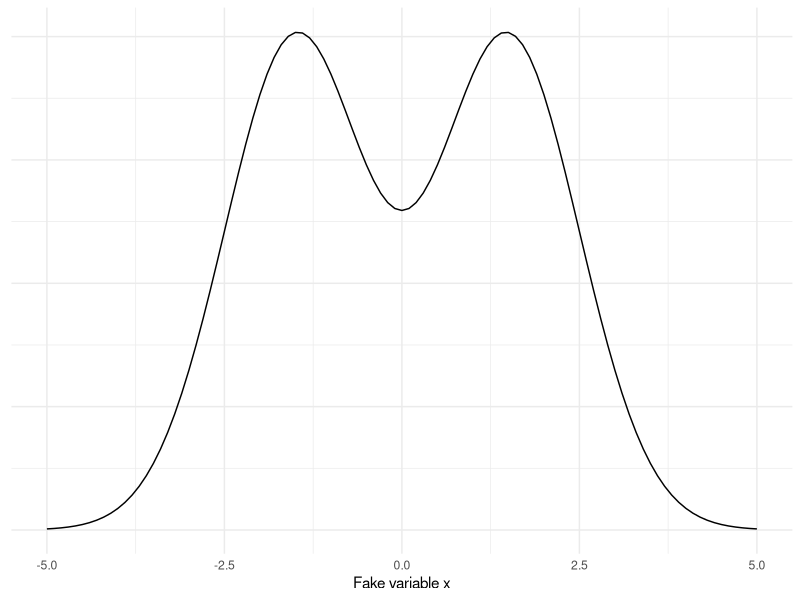
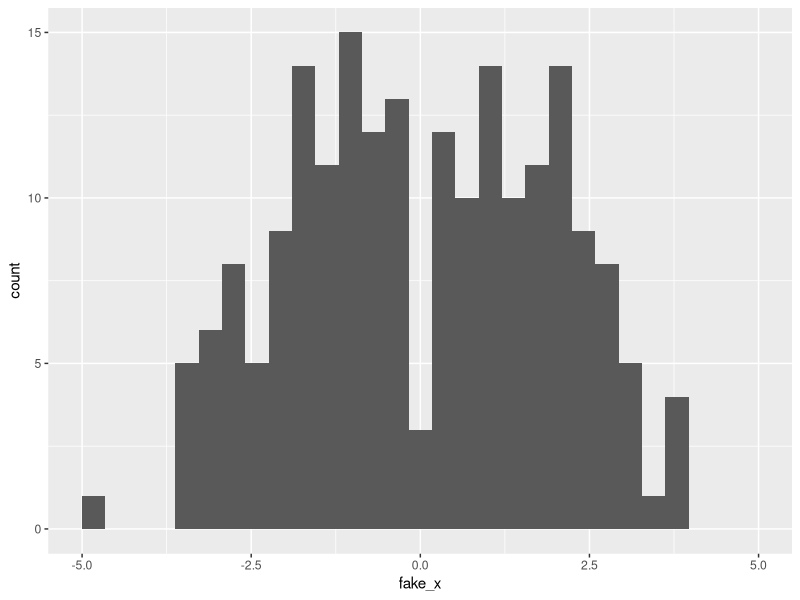
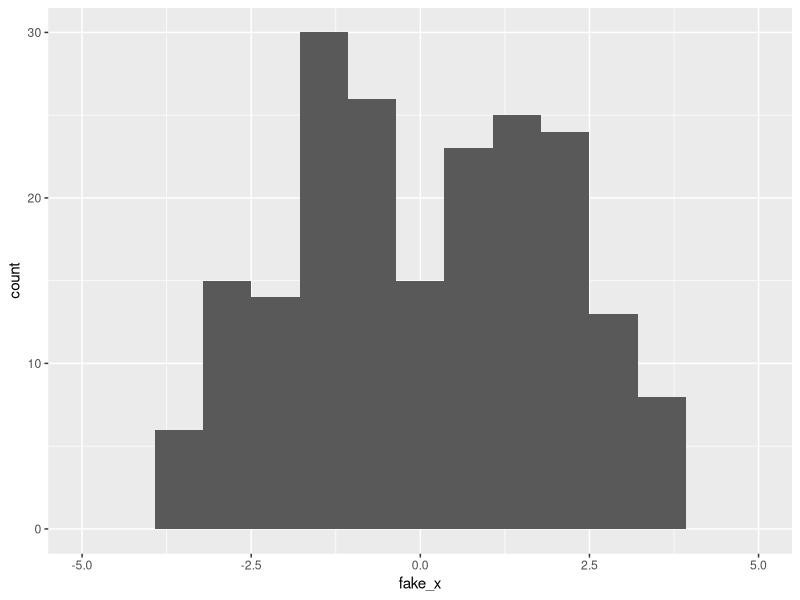
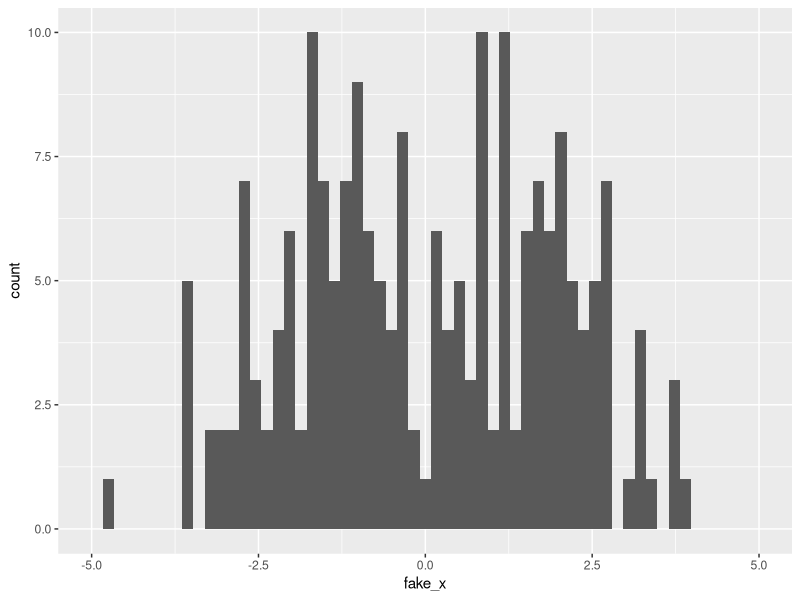
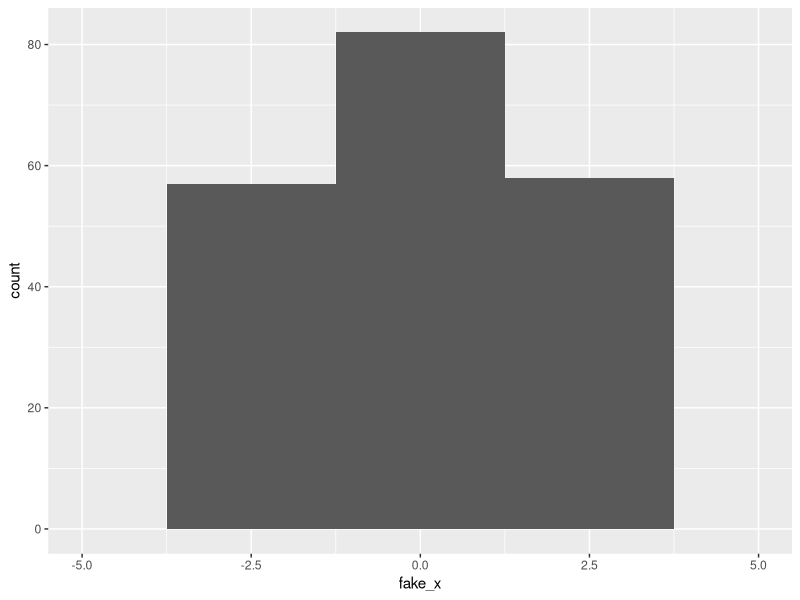
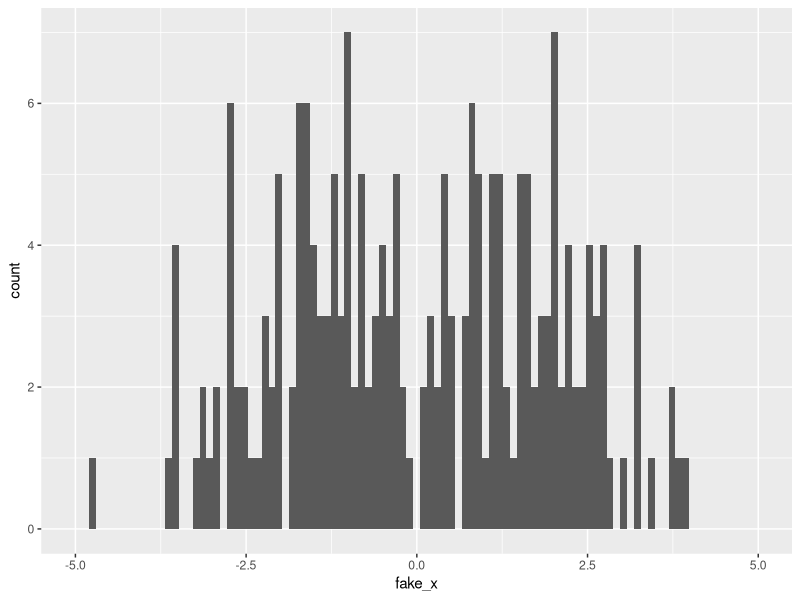
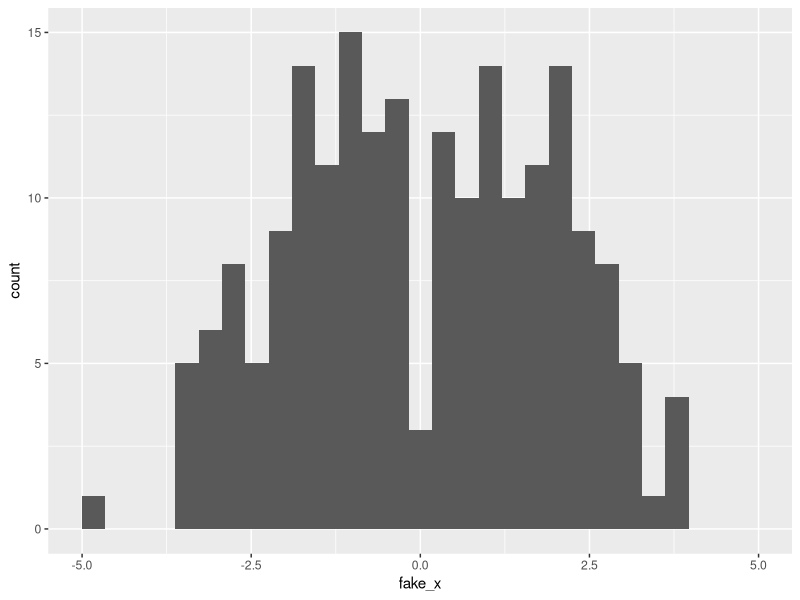
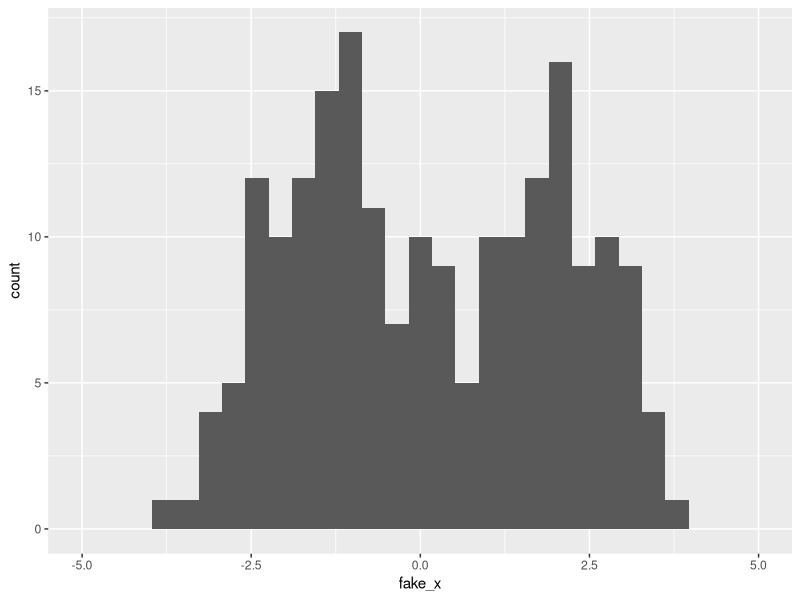

Source code (R) for these figures, in order:
## ---- chunk 1
#| include: false
knitr::opts_chunk$set(
  echo = TRUE,
  message = FALSE,
  warning = FALSE,
  fig.align = "center"
)

library(tidyverse)
library(palmerpenguins)
## ---- chunk 2
#| echo: false
tibble(x = c(-5, 5)) |>
  ggplot(aes(x)) +
  geom_function(fun = function(x) dnorm(x, mean = -1.5, sd = 1) + 
                  dnorm(x, mean = 1.5, sd = 1)) + 
  labs(x = "Fake variable x") +
  theme_minimal() +
  theme(axis.text.y = element_blank(),
        axis.title.y = element_blank())
## ---- chunk 3
set.seed(2024)
fake_data <- 
  tibble(fake_x = c(rnorm(100, -1.5), rnorm(100, 1.5))) |>
  mutate(component = c(rep("left", 100), rep("right", 100)))

fake_data |>
  ggplot(aes(x = fake_x)) +
  geom_histogram() +
  scale_x_continuous(limits = c(-5, 5))
## ---- chunk 4
#| code-line-numbers: "3"
fake_data |>
  ggplot(aes(x = fake_x)) +
  geom_histogram(bins = 15) +
  scale_x_continuous(limits = c(-5, 5))
## ---- chunk 5
#| code-line-numbers: "3"
fake_data |>
  ggplot(aes(x = fake_x)) +
  geom_histogram(bins = 60) +
  scale_x_continuous(limits = c(-5, 5))
## ---- chunk 6
#| code-line-numbers: "3"
fake_data |>
  ggplot(aes(x = fake_x)) +
  geom_histogram(bins = 5) +
  scale_x_continuous(limits = c(-5, 5))
## ---- chunk 7
#| code-line-numbers: "3"
fake_data |>
  ggplot(aes(x = fake_x)) +
  geom_histogram(bins = 100) +
  scale_x_continuous(limits = c(-5, 5))
## ---- chunk 8
set.seed(2024)
fake_data <- 
  tibble(fake_x = c(rnorm(100, -1.5), rnorm(100, 1.5))) |>
  mutate(component = c(rep("left", 100), rep("right", 100)))

fake_data |>
  ggplot(aes(x = fake_x)) +
  geom_histogram() +
  scale_x_continuous(limits = c(-5, 5))
## ---- chunk 9
set.seed(1979)
fake_data2 <- 
  tibble(fake_x = c(rnorm(100, -1.5), rnorm(100, 1.5))) |>
  mutate(component = c(rep("left", 100), rep("right", 100)))

fake_data2 |>
  ggplot(aes(x = fake_x)) +
  geom_histogram() +
  scale_x_continuous(limits = c(-5, 5))
## ---- chunk 10
#| echo: false
library(patchwork)
hist1 <- fake_data |>
  ggplot(aes(x = fake_x)) +
  geom_histogram(bins = 15) +
  scale_x_continuous(limits = c(-5, 5))
hist2 <- fake_data2 |>
  ggplot(aes(x = fake_x)) +
  geom_histogram(bins = 15) +
  scale_x_continuous(limits = c(-5, 5))
hist1 + hist2
## ---- chunk 11
#| echo: false
hist1 <- fake_data |>
  ggplot(aes(x = fake_x)) +
  geom_histogram(bins = 5) +
  scale_x_continuous(limits = c(-5, 5))
hist2 <- fake_data2 |>
  ggplot(aes(x = fake_x)) +
  geom_histogram(bins = 5) +
  scale_x_continuous(limits = c(-5, 5))
hist1 + hist2
## ---- chunk 12
#| echo: false
hist1 <- fake_data |>
  ggplot(aes(x = fake_x)) +
  geom_histogram(bins = 100) +
  scale_x_continuous(limits = c(-5, 5))
hist2 <- fake_data2 |>
  ggplot(aes(x = fake_x)) +
  geom_histogram(bins = 100) +
  scale_x_continuous(limits = c(-5, 5))
hist1 + hist2
## ---- chunk 13
#| code-line-numbers: "3"
penguins |>
  ggplot(aes(x = flipper_length_mm)) + 
  stat_ecdf() +
  theme_bw()
## ---- chunk 14
flipper_length_mean <- mean(penguins$flipper_length_mm, na.rm = TRUE)
flipper_length_sd <- sd(penguins$flipper_length_mm, na.rm = TRUE)
## ---- chunk 15
ks.test(x = penguins$flipper_length_mm, y = "pnorm",
        mean = flipper_length_mean, sd = flipper_length_sd)
## ---- chunk 16
#| label: kstest-plot
#| echo: false
# First create the ECDF function for the variable:
fl_ecdf <- ecdf(penguins$flipper_length_mm)
# Compute the absolute value of the differences between the ECDF for the values
# and the theoretical values with assumed Normal distribution:
abs_ecdf_diffs <- abs(fl_ecdf(penguins$flipper_length_mm) - pnorm(penguins$flipper_length_mm,
                                                                  mean = flipper_length_mean, sd = flipper_length_sd))
# Now find where the maximum difference is:
max_abs_ecdf_diff_i <- which.max(abs_ecdf_diffs)
# Get this flipper length value:
max_fl_diff_value <- penguins$flipper_length_mm[max_abs_ecdf_diff_i]
# Plot the ECDF with the theoretical Normal and KS test info:
penguins |>
  ggplot(aes(x = flipper_length_mm)) +
  stat_ecdf(color = "darkblue") +
  # Use stat_function to draw the Normal ECDF
  stat_function(fun = pnorm, args = list(mean = flipper_length_mean, sd = flipper_length_sd), color = "black", linetype = "dashed") +
  # Draw KS test line:
  geom_vline(xintercept = max_fl_diff_value, color = "red") +
  # Add text with the test results (x and y are manually entered locations)
  annotate(geom = "text", x = 215, y = .25, label = "KS test stat = 0.12428\np-value = 5.163e-05") + 
  labs(x = "Flipper length (mm)", y = "Fn(x)") + theme_bw()
## ---- chunk 17
#| code-line-numbers: "2-4"
penguins |>
  ggplot(aes(sample = flipper_length_mm)) +
  stat_qq() +
  stat_qq_line()
## ---- chunk 18
#| code-line-numbers: "3"
penguins |>
  ggplot(aes(x = flipper_length_mm)) + 
  geom_histogram(aes(fill = species))
## ---- chunk 19
#| code-line-numbers: "3-4"
penguins |>
  ggplot(aes(x = flipper_length_mm)) + 
  geom_histogram(aes(fill = species),
                 position = "identity", alpha = 0.3)
## ---- chunk 20
#| code-line-numbers: "3-4"
penguins |>
  ggplot(aes(x = flipper_length_mm)) + 
  geom_histogram(aes(y = after_stat(density), fill = species),
                 position = "identity", alpha = 0.3) 
## ---- chunk 21
#| code-line-numbers: "3"
penguins |>
  ggplot(aes(x = flipper_length_mm)) + 
  geom_density(aes(color = species))
## ---- chunk 22
#| code-line-numbers: "3"
penguins |>
  ggplot(aes(x = flipper_length_mm)) + 
  geom_density(aes(fill = species), alpha = .3)
## ---- chunk 23
#| echo: false
#| warning: false
#| message: false
library(patchwork)
pens_hist <- penguins |>
  ggplot(aes(x = flipper_length_mm)) +
  geom_histogram()
pens_ecdf <- penguins |>
  ggplot(aes(x = flipper_length_mm)) + 
  stat_ecdf() +
  theme_bw()
pens_hist + pens_ecdf
## ---- chunk 24
#| code-line-numbers: "3"
penguins |>
  ggplot(aes(x = flipper_length_mm)) + 
  geom_density() +
  theme_bw()
## ---- chunk 25
#| code-line-numbers: "3"
penguins |>
  ggplot(aes(x = flipper_length_mm)) + 
  geom_density(adjust = 0.5) +
  theme_bw()
## ---- chunk 26
#| code-line-numbers: "3"
penguins |>
  ggplot(aes(x = flipper_length_mm)) + 
  geom_density(adjust = 2) +
  theme_bw()
## ---- chunk 27
#| label: bound-dens
set.seed(101)
bound_data <- tibble(fake_x = runif(100))

bound_data |>
  ggplot(aes(x = fake_x)) +
  geom_density() +
  geom_rug(alpha = 0.5) + #<<
  stat_function(data = 
                  tibble(fake_x = c(0, 1)),
                fun = dunif, color = "red") +
  scale_x_continuous(limits = c(-.5, 1.5))

## ---- chunk 28
#| code-line-numbers: "2-4"
penguins |>
  ggplot(aes(x = species, y = flipper_length_mm)) +
  geom_violin() +
  coord_flip()
## ---- chunk 29
#| code-line-numbers: "4"
penguins |>
  ggplot(aes(x = species, y = flipper_length_mm)) +
  geom_violin() + 
  geom_boxplot(width = .2) +
  coord_flip()
## ---- chunk 30
#| code-line-numbers: "1,3-4"
library(ggridges)
penguins |>
  ggplot(aes(x = flipper_length_mm, y = species)) +
  geom_density_ridges(rel_min_height = 0.01)
## ---- chunk 31
#| code-line-numbers: "1,3-4"
library(ggbeeswarm)
penguins |>
  ggplot(aes(x = flipper_length_mm, y = species)) +
  geom_beeswarm(cex = 1.5) +
  theme_bw()
